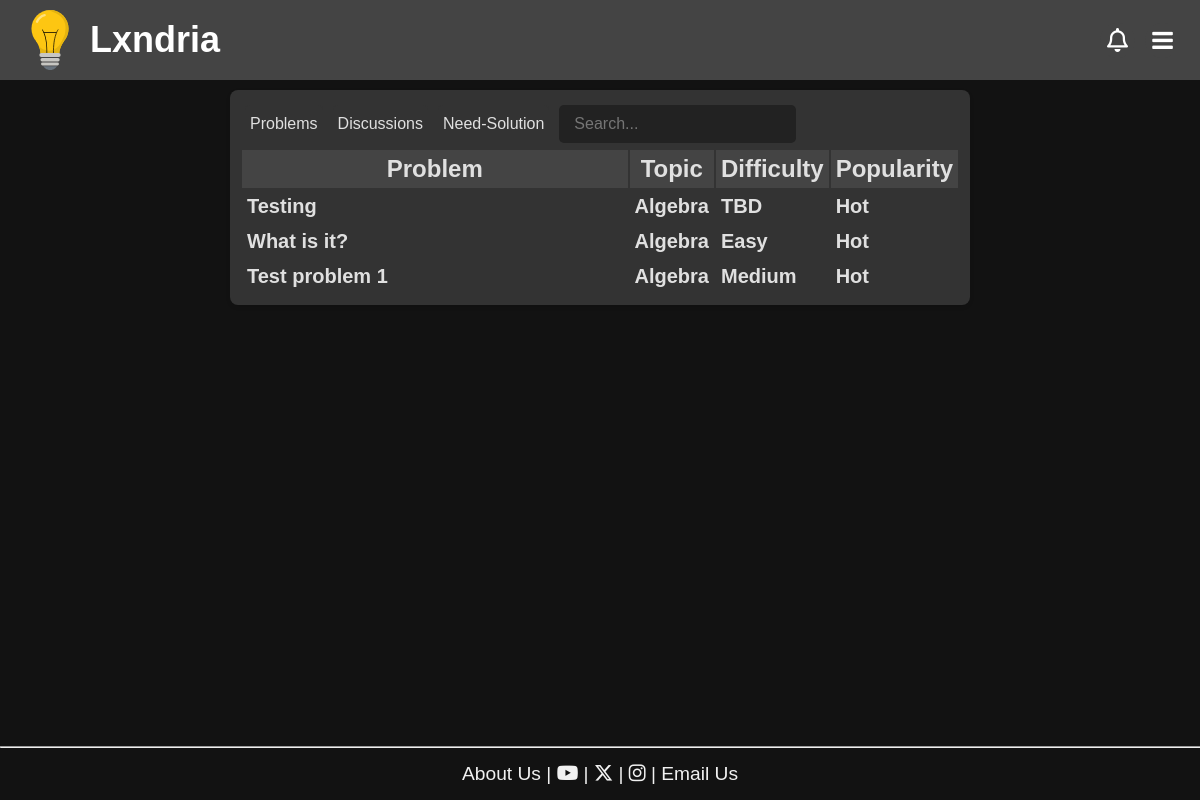
The app's page /?sort=Difficulty&convention=asc&table=problems, older data.
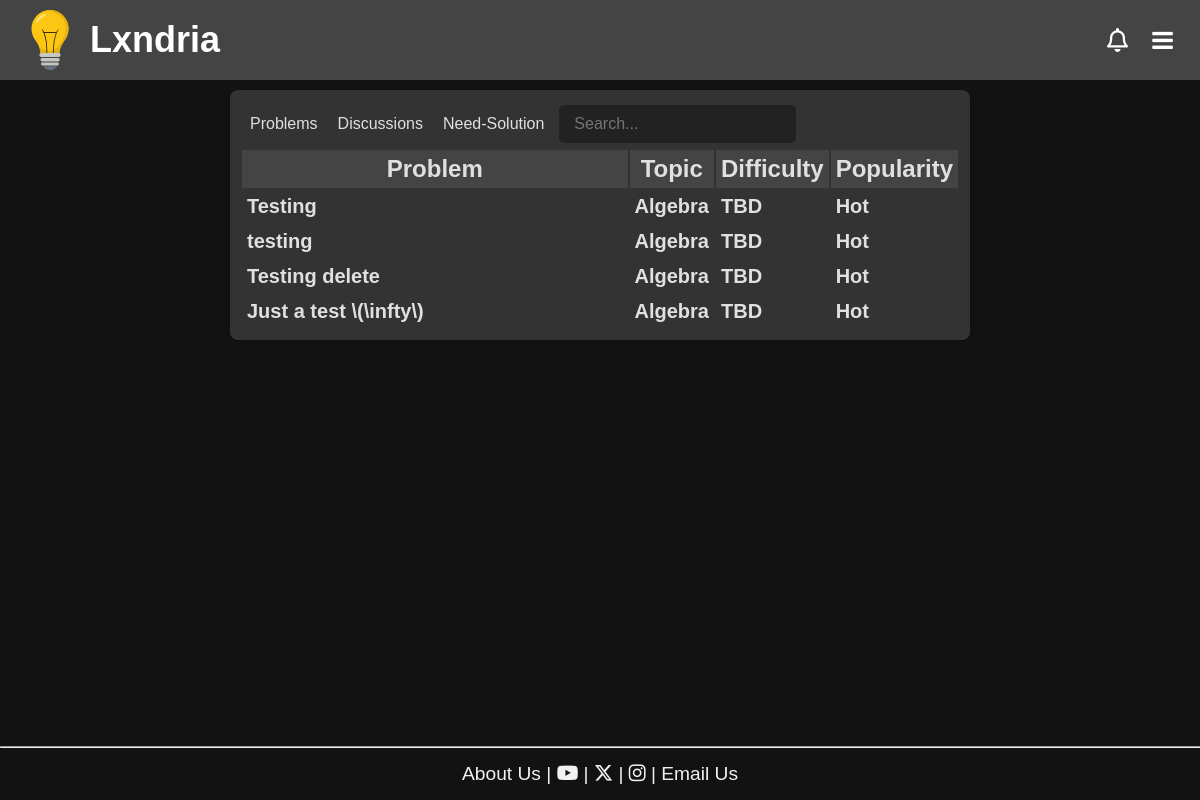
The same page, newer data.
### app/models.py (models this page shows, shortened)
class Problem(db.Model):
    __tablename__ = "problem"
    __table_args__ = {"extend_existing": True}
    id = db.Column(db.Integer, primary_key=True, autoincrement=True)
    title = db.Column(db.String(100), nullable=False)
    topic = db.Column(db.String(30), nullable=False)
    attempts = db.Column(db.Integer, default=0)
    solved = db.Column(db.Integer, default=0)
    created_at = db.Column(db.DateTime, default=datetime.utcnow)
    updated_at = db.Column(db.DateTime, onupdate=datetime.utcnow)
    views = db.Column(db.Integer, default=0)
    author = db.Column(db.String(80), db.ForeignKey('user.username', onupdate="CASCADE"))
    user = db.relationship('User', backref=db.backref('problems', cascade="all, delete-orphan"))
    content = db.Column(db.Text, nullable=False)
    encrypted_answer = db.Column(db.Text, nullable=False)
    __table_args__ = (
        CheckConstraint("topic IN ('Algebra', 'Geometry', 'Number Theory', 'Calculus', 'Logic', 'Classical Mechanics', 'Electricity and Magnetism', 'Computer Science', 'Quantitative Finance', 'Chemistry', 'Probability')", name="valid_topic_check"),
    )
    @hybrid_property
    def difficulty_value(self):
        if self.attempts == 0:
            return 0
        return 1-self.solved/self.attempts
    @property
    def difficulty(self):
        if self.attempts == 0:
            return "TBD"
        elif self.solved/self.attempts > os.getenv('EASY_THRESHOLD', 0.7):
            return "Easy"
        elif self.solved/self.attempts > os.getenv('MEDIUM_THRESHOLD', 0.3):
            return "Medium"
        else:
            return "Hard"
    @hybrid_property
    def popularity_value(self):
        views_weight = os.getenv('VIEWS_WEIGHT', 0.5)
        attempts_weight = os.getenv('ATTEMPTS_WEIGHT', 1.5)
        bookmarks_weight = os.getenv('BOOKMARKS_WEIGHT', 3)
        views = self.views
        attempts = self.attempts
        bookmarks = Bookmarks.query.filter_by(problem_id=self.id).count()
        return views_weight*views + attempts_weight*attempts + bookmarks_weight*bookmarks
    @property
    def popularity(self):
        popularity_value = self.popularity_value
        if popularity_value > os.getenv('POPULAR_THRESHOLD', 1000):
            return "Popular"
        elif popularity_value > os.getenv('TRENDING_THRESHOLD', 500):
            return "Trending"
        elif popularity_value > os.getenv('ACTIVE_THRESHOLD', 100):
            return "Active"
        else:
            return "Hot"
    @hybrid_property
    def needs_solution(self):
        solutions = Solutions.query.filter_by(problem_id=self.id).count()
        if solutions == 0:
            return True
        return False
    @needs_solution.expression
    def needs_solution(cls):
        return ~db.session.query(Solutions.id).filter(Solutions.problem_id == cls.id).exists()

### app/routes/main.py (the view, shortened to what this page needs)
@main_bp.route('/')
def index():
    pageNumber = request.args.get('page', default=0, type=int)
    rows = request.args.get('rows', default=10, type=int)
    table = request.args.get('table', default='problems', type=str)
    sort_by = request.args.get('sort', default='created_at', type=str)
    sort_convention = request.args.get('convention', default='desc', type=str)
    if sort_by == 'created_at':
        if sort_convention == 'asc':
            all_problems = Problem.query.order_by(Problem.created_at).all()
            all_discussions = Discussion.query.order_by(Discussion.created_at).all()
            need_solution = Problem.query.filter(Problem.needs_solution == True).order_by(Problem.created_at).all()
        else:
            all_problems = Problem.query.order_by(Problem.created_at.desc()).all()
            all_discussions = Discussion.query.order_by(Discussion.created_at.desc()).all()
            need_solution = Problem.query.filter(Problem.needs_solution == True).order_by(Problem.created_at).all()
    elif sort_by == 'Difficulty':
        if sort_convention == 'asc':
            all_problems = Problem.query.order_by(Problem.difficulty_value).all()
            all_discussions = Discussion.query.order_by(Discussion.created_at).all()
            need_solution = Problem.query.filter(Problem.needs_solution == True).order_by(Problem.created_at).all()
        else:
            all_problems = Problem.query.order_by(Problem.difficulty_value.desc()).all()
            all_discussions = Discussion.query.order_by(Discussion.created_at.desc()).all()
            need_solution = Problem.query.filter(Problem.needs_solution == True).order_by(Problem.created_at).all()
    new_sort_convention = 'asc' if sort_convention == 'desc' else 'desc'
    return render_template('index.html', problems=all_problems, page=pageNumber, row_per_page=rows, discussions=all_discussions, table=table, need_solution=need_solution, sort_convention=new_sort_convention)

### app/models.py (called while the page is built)
    @hybrid_property
    def popularity_value(self):
        views_weight = os.getenv('VIEWS_WEIGHT', 0.5)
        comments_weight = os.getenv('COMMENTS_WEIGHT', 2)
        bookmarks_weight = os.getenv('BOOKMARKS_WEIGHT', 3)
        time_constant = os.getenv('TIME_CONSTANT', 100)
        views = self.views
        comments = Comments.query.filter_by(parent_id='D'+str(self.id)).count()
        bookmarks = Bookmarks.query.filter_by(discussion_id=self.id).count()
        return views_weight*views + comments_weight*comments + bookmarks_weight*bookmarks

    @property
    def popularity(self):
        popularity_value = self.popularity_value
        if popularity_value > os.getenv('POPULAR_THRESHOLD', 1000):
            return "Popular"
        elif popularity_value > os.getenv('TRENDING_THRESHOLD', 500):
            return "Trending"
        elif popularity_value > os.getenv('ACTIVE_THRESHOLD', 100):
            return "Active"
        else:
            return "Hot"

### app/templates/index.html (shortened to what this page needs)
<!DOCTYPE html>
<html>
<head>
{%include 'banner.html'%}
  <link rel="stylesheet" href="{{url_for('static', filename='css/homepage.css')}}">
</head>
<body>
<div class="content">
  <div class="Table">
    {%include 'main_table_header.html'%}
    {%if table=='problems'%}
    <div class ="table" id="Problems">
    {%else%}
    <div class ="table" id="Problems" style="display: none;">
    {%endif%}
    <table id="problems-table">
      <tr>
        <th>Problem</th>
        <th>Topic</th>
        <th><a href="/?sort=Difficulty&convention={{sort_convention}}&table=problems">Difficulty</a></th>
        <th><a href="/?sort=Popularity&convention={{sort_convention}}&table=problems">Popularity</a></th>
      </tr>
      {% for index in range(page*row_per_page, (page+1)*row_per_page) %}
      {% if index >= problems|length %}
        {% set stop=true %}
      {% else %}
        {% set problem = problems[index] %}
      <tr>
        <td><a href="/problem/{{problem.id}}">{{problem.title}}</a></td>
        <td>{{problem.topic}}</td>
        <td>{{problem.difficulty}}</td>
        <td>{{problem.popularity}}</td>
      </tr>
      {% endif %}
      {% endfor %}
    </table>
  </div>
</div>
</div>
<div style="position: fixed; bottom: 0; width: 100%;">
{%include 'footer.html'%}
</div>
</body>
</html>

Row changes from the older to the newer data that the page shows:
removed Problem: title "What is it?", topic "Algebra", difficulty "Easy", popularity "Hot"
removed Problem: title "Test problem 1", topic "Algebra", difficulty "Medium", popularity "Hot"
added Problem: title "testing", topic "Algebra", difficulty "TBD", popularity "Hot"
added Problem: title "Testing delete", topic "Algebra", difficulty "TBD", popularity "Hot"
added Problem: title "Just a test \\(\\infty\\)", topic "Algebra", difficulty "TBD", popularity "Hot"
